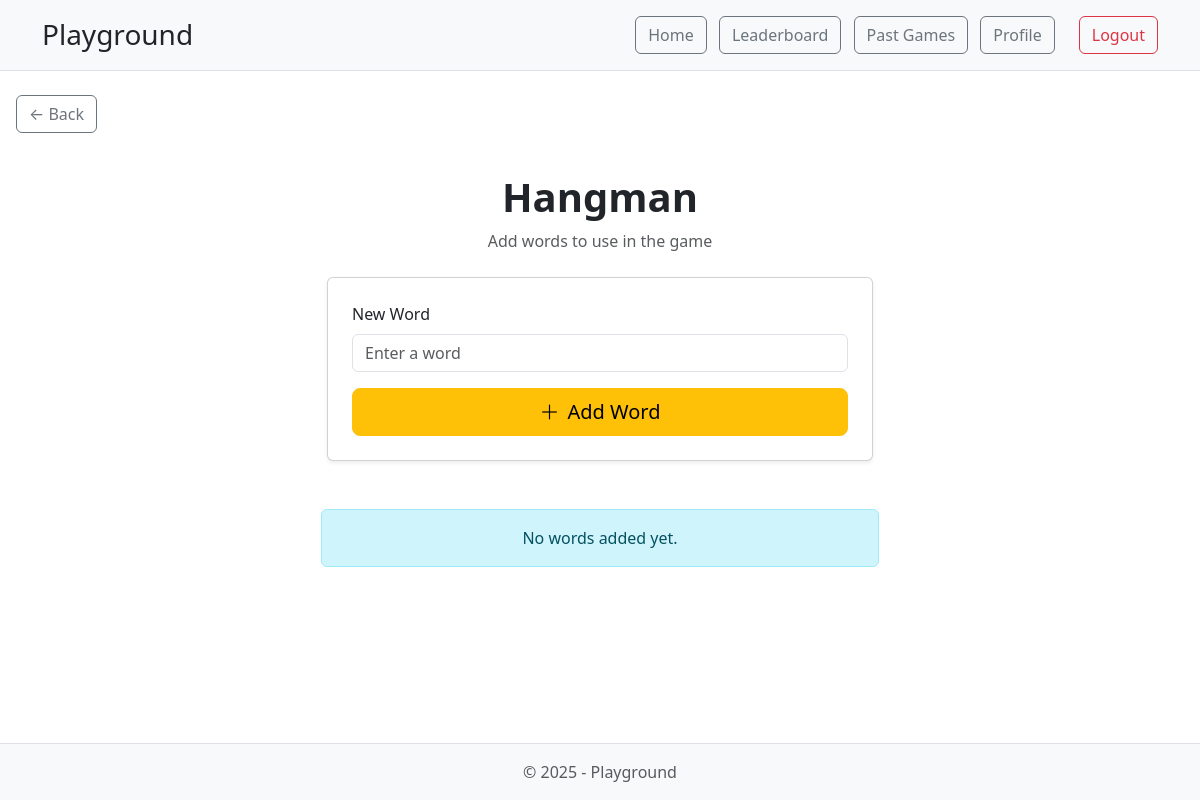
Page /hangman/words/ (signed in) on the earlier database version.
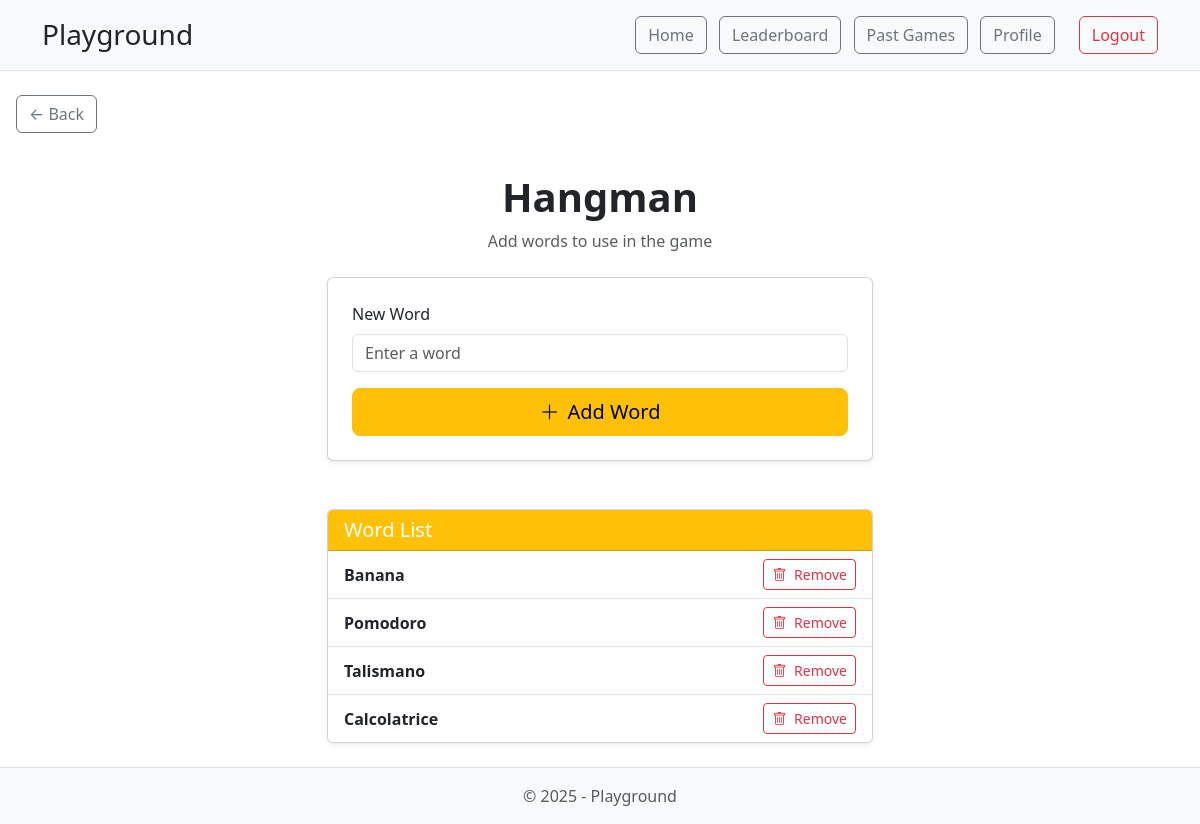
Same page on the later database version.
### hangman/models.py (models this page shows, shortened)
class HangmanWord(models.Model):
    text = models.CharField(max_length=50, unique=True)

### hangman/views.py (the view)
# urls.py: path('words/', views.add_word, name='add_word'),
@login_required
def add_word(request):
    words = HangmanWord.objects.all()
    if request.method == 'POST':
        form = AddWordForm(request.POST)
        if form.is_valid():
            word = form.save(commit=False)
            word.save()
            return redirect('/hangman/words/')
    else:
        form = AddWordForm()
    template = loader.get_template('words.html')
    context = {
        'form': form,
        'words': words
    }
    return HttpResponse(template.render(context, request))

### hangman/forms.py
class AddWordForm(forms.ModelForm):
    text = forms.CharField(required=True)
    class Meta:
        model = HangmanWord
        fields = ['text']

### hangman/templates/words.html (shortened to what this page needs)
{% extends 'base.html' %}
{% block header %}
    {{ block.super }}
{% endblock %}
{% block content %}
<div class="d-flex justify-content-start mb-3 ms-3">
    <a href="/hangman/" class="btn btn-outline-secondary">&larr; Back</a>
</div>
<div class="container py-4">
    <div class="text-center mb-4">
        <h1 class="fw-bold">Hangman</h1>
        <p class="text-muted">Add words to use in the game</p>
    </div>
    <div class="row justify-content-center">
        <div class="col-md-6">
            <form method="post" class="card shadow-sm p-4">
                <div class="mb-3">
                    <label for="id_text" class="form-label">New Word</label>
                    <input type="text" name="text" class="form-control" id="id_text" placeholder="Enter a word" required>
                </div>
                <div class="d-grid">
                    <button type="submit" class="btn btn-warning btn-lg">
                        <i class="bi bi-plus-lg me-2"></i>Add Word
                    </button>
                </div>
            </form>
        </div>
    </div>
    {% if words %}
    <div class="row justify-content-center mt-5">
        <div class="col-md-6">
            <div class="card shadow-sm">
                <div class="card-header bg-warning text-white">
                    <h5 class="mb-0">Word List</h5>
                </div>
                <ul class="list-group list-group-flush">
                    {% for word in words %}
                    <li class="list-group-item d-flex justify-content-between align-items-center">
                        <span class="fw-semibold text-capitalize">{{ word.text }}</span>
                        <a href="/hangman/delete/{{ word.id }}/" class="btn btn-sm btn-outline-danger" title="Remove">
                            <i class="bi bi-trash me-1"></i> Remove
                        </a>
                    </li>
                    {% endfor %}
                </ul>
            </div>
        </div>
    </div>
    {% else %}
    <div class="alert alert-info text-center mt-5 col-md-6 mx-auto">No words added yet.</div>
    {% endif %}
</div>
{% endblock %}
{% block footer %}
    {{ block.super }}
{% endblock %}

Differences in the rows shown:
added HangmanWord: text "Banana"
added HangmanWord: text "Pomodoro"
added HangmanWord: text "Talismano"
added HangmanWord: text "Calcolatrice"
Other differences:
text no longer shown: "No words added yet."
text now shown: "Word List"
